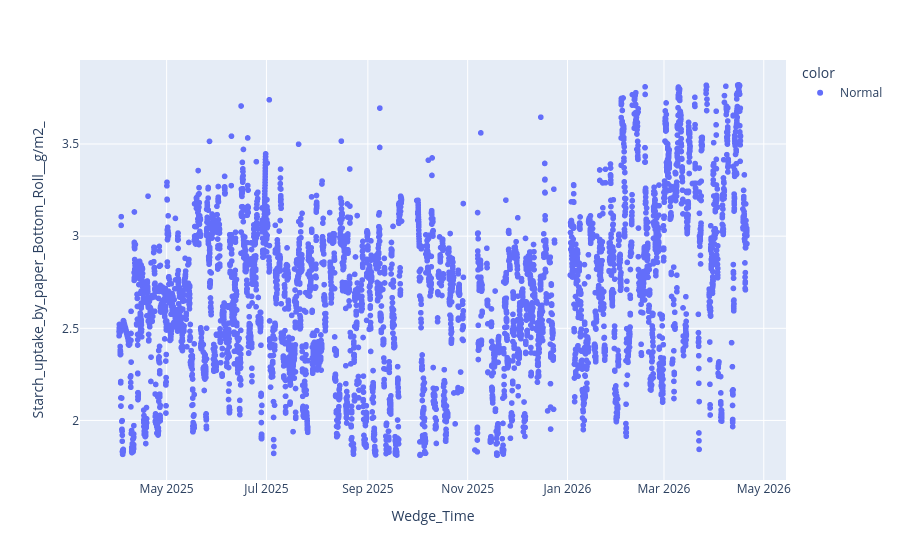

The notebook cell this image was saved under:
### Code cell
v =  'Starch_uptake_by_paper_Bottom_Roll__g/m2_'
outlier_flag = detect_outliers(turnup_data,v,
                                    method="iqr",
                                    #group_col="AB_Grade_ID" 
                                    )
turnup_data["outlier"] = outlier_flag

fig = px.scatter(turnup_data.reset_index(), x="Wedge_Time", y=v,  color=turnup_data["outlier"].map({True:"Outlier", False:"Normal"}))
fig.show()

### Figure 1 — Plotly figure (JSON) as saved in the notebook; plotly's stock layout.template omitted (floating-point values rounded to 4 significant figures; data arrays with more than 128 entries replaced by an {"elided": "..."} marker saying what was removed)
{"data": [{"hovertemplate": "color=Normal<br>Wedge_Time=%{x}<br>Starch_uptake_by_paper_Bottom_Roll__g/m2_=%{y}<extra></extra>", "legendgroup": "Normal", "marker": {"color": "#636efa", "symbol": "circle"}, "mode": "markers", "name": "Normal", "showlegend": true, "type": "scattergl", "x": {"elided": "6847 str values"}, "xaxis": "x", "y": {"elided": "6847 float values"}, "yaxis": "y"}], "layout": {"legend": {"title": {"text": "color"}, "tracegroupgap": 0}, "margin": {"t": 60}, "xaxis": {"anchor": "y", "domain": [0, 1], "title": {"text": "Wedge_Time"}}, "yaxis": {"anchor": "x", "domain": [0, 1], "title": {"text": "Starch_uptake_by_paper_Bottom_Roll__g/m2_"}}}}
